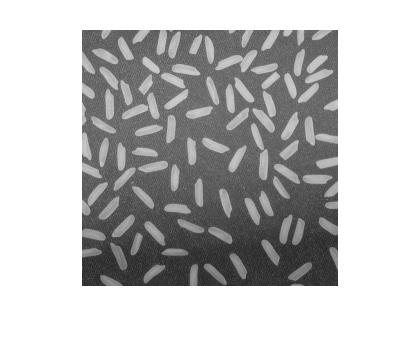
#> input picture O2A1_2324/goruntu_isleme/images/bolum2/rice_1.jpg, 420 x 342 px, found by its file name
$ python konturlar.py
#> lines starting #> are read from the running program, lines starting #| are printed output that depends on the picture; after the words box and inside, x2 and y2 are one past the last pixel; in counts of white or black regions, pixels touching at a corner belong together
import cv2
import numpy as np

resim=cv2.imread("goruntu_isleme/bolum2/rice_1.jpg")
#> resim is the input picture: shape (342, 420, 3); min 30, max 255, mean 189.4

resim_gri = cv2.cvtColor(resim,cv2.COLOR_BGR2GRAY)
resim_filtre=cv2.GaussianBlur(resim_gri,(7,7),0)
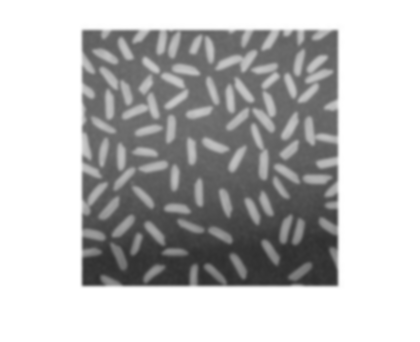
#> resim_filtre: shape (342, 420); min 47, max 255, mean 189.4
kenarlar=cv2.Canny(resim_filtre,100,170)
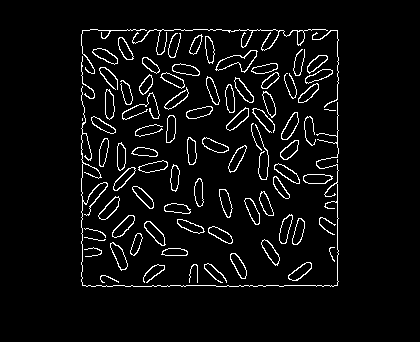
#> kenarlar: shape (342, 420); 5% white in thin lines or dots, all inside (x1, y1, x2, y2) = (81, 29, 339, 287)


# kontur koordinatalarını bul
konturlar,hiyerarsi=cv2.findContours(kenarlar,cv2.RETR_TREE,cv2.CHAIN_APPROX_SIMPLE)
#> konturlar = 143 contours, 19 with area under 20; largest, box (x1, y1, x2, y2) and area: (215, 50, 258, 73) 408, (216, 50, 257, 72) 374, (281, 112, 299, 140) 241, (112, 215, 135, 238) 238, (110, 242, 128, 271) 238; hiyerarsi = 143 rows, first 6: [1, -1, -1, -1], [2, 0, -1, -1], [3, 1, -1, -1], [4, 2, -1, -1], [6, 3, 5, -1], [-1, -1, -1, 4]
print(len(konturlar))
#| 143
#bulunan koordinatlara çizgi çiz
cv2.drawContours(resim,konturlar,-1,(0,255,0),1)
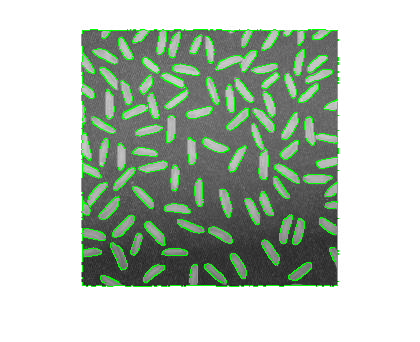
#> resim: shape (342, 420, 3); 5.02% of pixels changed, all inside (x1, y1, x2, y2) = (81, 29, 339, 287)

cv2.imshow("orijinal",resim)
cv2.imshow("gri",resim_gri)
cv2.imshow("kenarlar",kenarlar)
cv2.imwrite("goruntu_isleme/bolum2/rice_1_sonuc.jpg",resim)
cv2.waitKey(0)

$ run again, with O2A1_2324/goruntu_isleme/images/bolum2/salt-pepper.jpg copied over O2A1_2324/goruntu_isleme/images/bolum2/rice_1.jpg
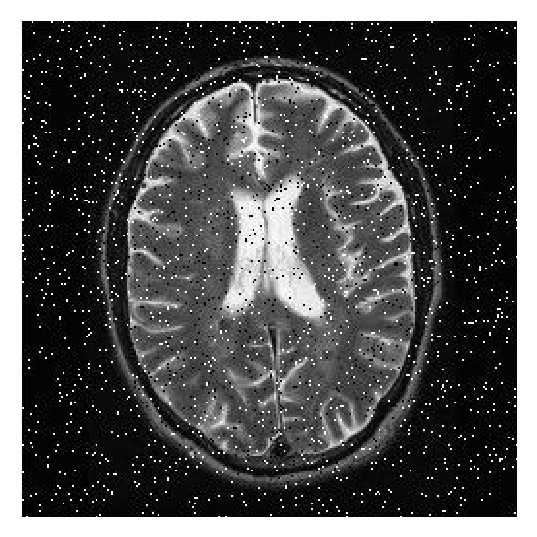
#> input picture O2A1_2324/goruntu_isleme/images/bolum2/salt-pepper.jpg, 537 x 537 px, found by its file name
#> resim is the input picture: shape (537, 537, 3); min 0, max 255, mean 82.8
#> `kenarlar=cv2.Canny(resim_filtre,100,170)`:
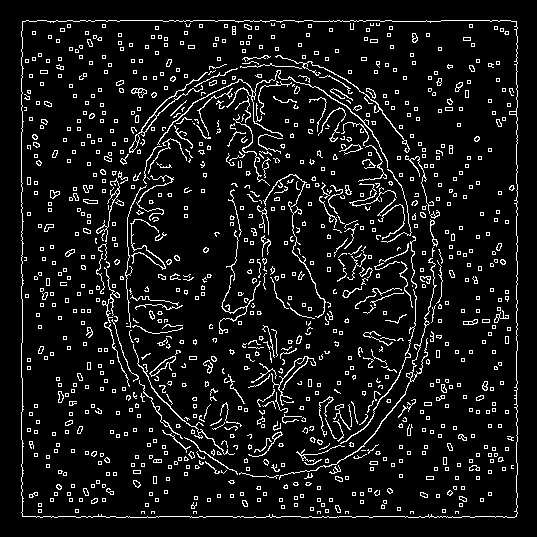
#> kenarlar: shape (537, 537); 8.4% white in thin lines or dots, all inside (x1, y1, x2, y2) = (21, 20, 518, 518)
#> konturlar = 1783 contours, 1610 with area under 20; largest, box (x1, y1, x2, y2) and area: (21, 20, 518, 518) 245430, (21, 20, 518, 518) 245373, (129, 72, 208, 153) 237, (157, 70, 388, 168) 175, (279, 258, 437, 480) 152; hiyerarsi = 1783 rows, first 6: [-1, -1, 1, -1], [2, -1, -1, 0], [-1, 1, 3, 0], [4, -1, -1, 2], [5, 3, -1, 2], [6, 4, -1, 2]
#| 1783
#> `cv2.drawContours(resim,konturlar,-1,(0,255,0),1)`:
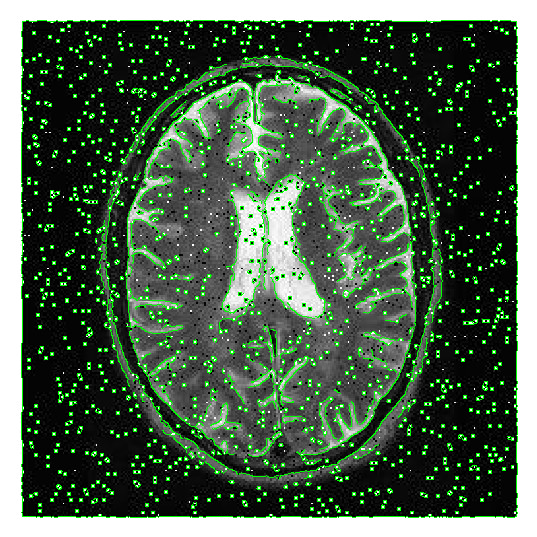
#> resim: shape (537, 537, 3); 8.36% of pixels changed, all inside (x1, y1, x2, y2) = (21, 20, 518, 518)
